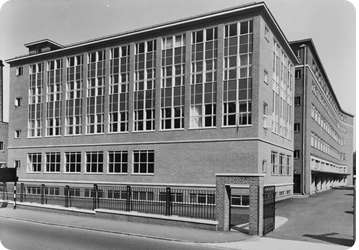
#> input picture part-ia/images/southwing.jpg, 359 x 250 px
$ python computing-E2Q5.py
#> lines starting #> are read from the running program, lines starting #| are printed output that depends on the picture
import numpy as np
import matplotlib.pyplot as plt

def f(x):
	return np.sin(x) + np.cos(10 * x) / 5

def moving_avg(arr):
	"""Returns moving average array of data points of length == len(arr) - 2 due to edges"""
	avg = np.zeros(len(arr) - 2)
	for i in range(len(avg)):
		avg[i] = sum(arr[i:i+3]) / 3
	return avg

def convolution(G, A):
	n = len(G)
	d = n //2
	Y, X = A.shape
	B = np.zeros((Y - 2 * d, X - 2 * d))
	for (i, j), _ in np.ndenumerate(B):
		B[i, j] = np.sum(G * A[i:i+n, j:j+n])
	return B


if __name__ == "__main__":
	xs = np.linspace(0, 2 * np.pi, 50)
	ys = f(xs)
	ys_avg = moving_avg(ys)

	plt.plot(xs, ys)
	plt.plot(xs[1:-1], ys_avg)
	plt.legend(("Original", "Smoothed"))
	plt.savefig(fname="images/comp-E2Q5-movingavg")
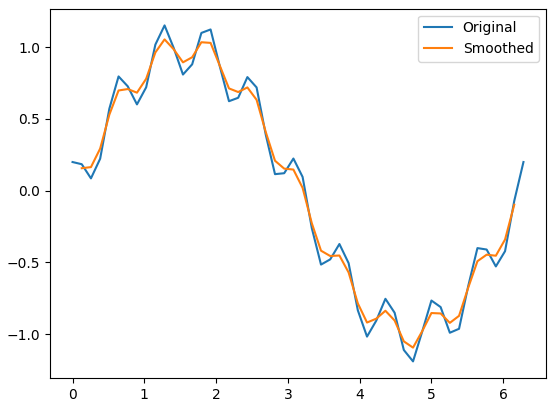
#> figure drawn by matplotlib, 1 panel; curve peaks at x = 1.28, y = 1.15; curve peaks at x = 1.28, y = 1.05
	plt.show()

	# get southwing image and store as 2D greyscale by taking R values (assuming R==G==B)
	image = plt.imread("images/southwing.jpg")
#> image is the input picture: shape (250, 359, 3); min 0, max 255, mean 133.4
	image = image[:, :, 0]
#> image: shape (250, 359)

	G = np.array([
		[-1, -1, -1],
		[-1,  8, -1],
		[-1, -1, -1]
	])
	n = len(G)
	d = n // 2
	B = convolution(G, image)
#> after the loop in convolution, `for (i, j), _ in np.ndenumerate(B):`:
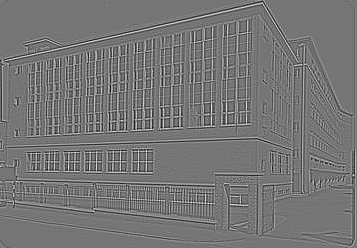
#> B: shape (248, 357) float64; min -951, max 1103, mean -0.1; drawn with min black and max white

	plt.imshow(B, cmap="gray")
	plt.imsave("images/comp-E2Q5-edgedetect.png", B, cmap="gray")
	plt.show()
